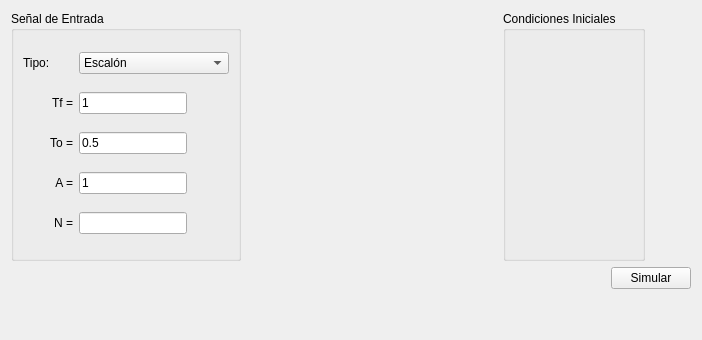
      <widget class="QWidget" name="tabSimulacion">
       <attribute name="title">
        <string>Simulacion</string>
       </attribute>
       <layout class="QGridLayout" name="gridLayout_6">
        <item row="0" column="2">
         <widget class="QGroupBox" name="groupIniciales">
          <property name="title">
           <string>Condiciones Iniciales</string>
          </property>
          <layout class="QGridLayout" name="gridLayout_12">
           <item row="0" column="0">
            <layout class="QFormLayout" name="formIniciales"/>
           </item>
          </layout>
         </widget>
        </item>
        <item row="0" column="0">
         <widget class="QGroupBox" name="groupEntrada">
          <property name="title">
           <string>Señal de Entrada</string>
          </property>
          <property name="flat">
           <bool>false</bool>
          </property>
          <layout class="QHBoxLayout" name="horizontalLayout_9">
           <item>
            <layout class="QGridLayout" name="gridLayout_11">
             <item row="2" column="1">
              <widget class="QLineEdit" name="lineTo">
               <property name="sizePolicy">
                <sizepolicy hsizetype="Fixed" vsizetype="Fixed">
                 <horstretch>0</horstretch>
                 <verstretch>0</verstretch>
                </sizepolicy>
               </property>
               <property name="minimumSize">
                <size>
                 <width>75</width>
                 <height>0</height>
                </size>
               </property>
               <property name="inputMask">
                <string notr="true"/>
               </property>
               <property name="text">
                <string notr="true">0.5</string>
               </property>
               <property name="maxLength">
                <number>8</number>
               </property>
               <property name="clearButtonEnabled">
                <bool>false</bool>
               </property>
              </widget>
             </item>
             <item row="3" column="0">
              <widget class="QLabel" name="labelAmp">
               <property name="sizePolicy">
                <sizepolicy hsizetype="Fixed" vsizetype="Minimum">
                 <horstretch>0</horstretch>
                 <verstretch>0</verstretch>
                </sizepolicy>
               </property>
               <property name="minimumSize">
                <size>
                 <width>50</width>
                 <height>0</height>
                </size>
               </property>
               <property name="text">
                <string>A =</string>
               </property>
               <property name="alignment">
                <set>Qt::AlignRight|Qt::AlignTrailing|Qt::AlignVCenter</set>
               </property>
              </widget>
             </item>
             <item row="3" column="1">
              <widget class="QLineEdit" name="lineAmp">
               <property name="sizePolicy">
                <sizepolicy hsizetype="Fixed" vsizetype="Fixed">
                 <horstretch>0</horstretch>
                 <verstretch>0</verstretch>
                </sizepolicy>
               </property>
               <property name="minimumSize">
                <size>
                 <width>75</width>
                 <height>0</height>
                </size>
               </property>
               <property name="inputMask">
                <string notr="true"/>
               </property>
               <property name="text">
                <string notr="true">1</string>
               </property>
               <property name="maxLength">
                <number>8</number>
               </property>
               <property name="clearButtonEnabled">
                <bool>false</bool>
               </property>
              </widget>
             </item>
             <item row="4" column="0">
              <widget class="QLabel" name="labelN">
               <property name="sizePolicy">
                <sizepolicy hsizetype="Fixed" vsizetype="Minimum">
                 <horstretch>0</horstretch>
                 <verstretch>0</verstretch>
                </sizepolicy>
               </property>
               <property name="minimumSize">
                <size>
                 <width>50</width>
                 <height>0</height>
                </size>
               </property>
               <property name="text">
                <string>N =</string>
               </property>
               <property name="alignment">
                <set>Qt::AlignRight|Qt::AlignTrailing|Qt::AlignVCenter</set>
               </property>
              </widget>
             </item>
             <item row="2" column="0">
              <widget class="QLabel" name="labelTo">
               <property name="sizePolicy">
                <sizepolicy hsizetype="Fixed" vsizetype="Minimum">
                 <horstretch>0</horstretch>
                 <verstretch>0</verstretch>
                </sizepolicy>
               </property>
               <property name="minimumSize">
                <size>
                 <width>50</width>
                 <height>0</height>
                </size>
               </property>
               <property name="text">
                <string>To =</string>
               </property>
               <property name="alignment">
                <set>Qt::AlignRight|Qt::AlignTrailing|Qt::AlignVCenter</set>
               </property>
              </widget>
             </item>
             <item row="4" column="1">
              <widget class="QLineEdit" name="lineN">
               <property name="sizePolicy">
                <sizepolicy hsizetype="Fixed" vsizetype="Fixed">
                 <horstretch>0</horstretch>
                 <verstretch>0</verstretch>
                </sizepolicy>
               </property>
               <property name="minimumSize">
                <size>
                 <width>75</width>
                 <height>0</height>
                </size>
               </property>
               <property name="maxLength">
                <number>15</number>
               </property>
               <property name="readOnly">
                <bool>true</bool>
               </property>
              </widget>
             </item>
             <item row="1" column="0">
              <widget class="QLabel" name="labelTf">
               <property name="sizePolicy">
                <sizepolicy hsizetype="Fixed" vsizetype="Minimum">
                 <horstretch>0</horstretch>
                 <verstretch>0</verstretch>
                </sizepolicy>
               </property>
               <property name="minimumSize">
                <size>
                 <width>50</width>
                 <height>0</height>
                </size>
               </property>
               <property name="text">
                <string>Tf =</string>
               </property>
               <property name="alignment">
                <set>Qt::AlignRight|Qt::AlignTrailing|Qt::AlignVCenter</set>
               </property>
              </widget>
             </item>
             <item row="1" column="1">
              <widget class="QLineEdit" name="lineTf">
               <property name="sizePolicy">
                <sizepolicy hsizetype="Fixed" vsizetype="Fixed">
                 <horstretch>0</horstretch>
                 <verstretch>0</verstretch>
                </sizepolicy>
               </property>
               <property name="minimumSize">
                <size>
                 <width>75</width>
                 <height>0</height>
                </size>
               </property>
               <property name="inputMask">
                <string notr="true"/>
               </property>
               <property name="text">
                <string notr="true">1</string>
               </property>
               <property name="maxLength">
                <number>8</number>
               </property>
               <property name="clearButtonEnabled">
                <bool>false</bool>
               </property>
              </widget>
             </item>
             <item row="0" column="0">
              <widget class="QLabel" name="labelTipo">
               <property name="sizePolicy">
                <sizepolicy hsizetype="Fixed" vsizetype="Fixed">
                 <horstretch>0</horstretch>
                 <verstretch>0</verstretch>
                </sizepolicy>
               </property>
               <property name="text">
                <string>Tipo:</string>
               </property>
               <property name="alignment">
                <set>Qt::AlignLeading|Qt::AlignLeft|Qt::AlignVCenter</set>
               </property>
              </widget>
             </item>
             <item row="0" column="1">
              <widget class="QComboBox" name="comboTipoSenial">
               <property name="sizePolicy">
                <sizepolicy hsizetype="Fixed" vsizetype="Minimum">
                 <horstretch>0</horstretch>
                 <verstretch>0</verstretch>
                </sizepolicy>
               </property>
               <property name="minimumSize">
                <size>
                 <width>150</width>
                 <height>0</height>
                </size>
               </property>
               <item>
                <property name="text">
                 <string>Escalón</string>
                </property>
               </item>
               <item>
                <property name="text">
                 <string>Rampa</string>
                </property>
               </item>
               <item>
                <property name="text">
                 <string>Parabola</string>
                </property>
               </item>
              </widget>
             </item>
            </layout>
           </item>
          </layout>
         </widget>
        </item>
        <item row="0" column="3">
         <spacer name="horizontalSpacer_7">
          <property name="orientation">
           <enum>Qt::Horizontal</enum>
          </property>
          <property name="sizeHint" stdset="0">
           <size>
            <width>40</width>
            <height>20</height>
           </size>
          </property>
         </spacer>
        </item>
        <item row="0" column="1">
         <widget class="QLabel" name="imagenEntrada">
          <property name="sizePolicy">
           <sizepolicy hsizetype="Minimum" vsizetype="Minimum">
            <horstretch>0</horstretch>
            <verstretch>0</verstretch>
           </sizepolicy>
          </property>
          <property name="minimumSize">
           <size>
            <width>250</width>
            <height>250</height>
           </size>
          </property>
          <property name="maximumSize">
           <size>
            <width>400</width>
            <height>1000</height>
           </size>
          </property>
          <property name="styleSheet">
           <string notr="true">image: url(:/imagenes/Entrada.svg);</string>
          </property>
          <property name="text">
           <string notr="true"/>
          </property>
         </widget>
        </item>
        <item row="1" column="0" colspan="4">
         <widget class="QPushButton" name="pushSimular">
          <property name="sizePolicy">
           <sizepolicy hsizetype="Fixed" vsizetype="Fixed">
            <horstretch>0</horstretch>
            <verstretch>0</verstretch>
           </sizepolicy>
          </property>
          <property name="layoutDirection">
           <enum>Qt::RightToLeft</enum>
          </property>
          <property name="text">
           <string>Simular</string>
          </property>
         </widget>
        </item>
        <item row="2" column="0" colspan="4">
         <spacer name="verticalSpacer_4">
          <property name="orientation">
           <enum>Qt::Vertical</enum>
          </property>
          <property name="sizeHint" stdset="0">
           <size>
            <width>20</width>
            <height>40</height>
           </size>
          </property>
         </spacer>
        </item>
       </layout>
      </widget>
